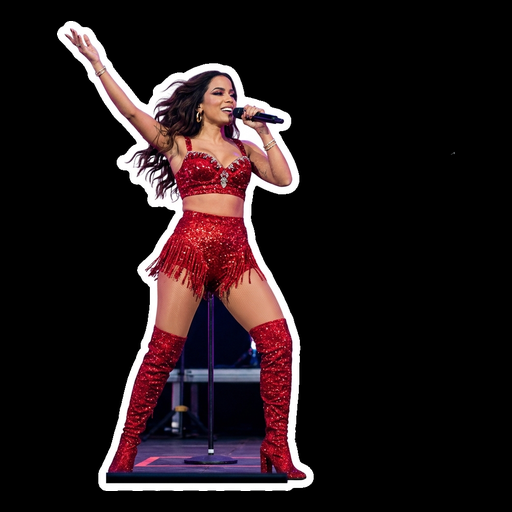
#> input picture test_anitta_clean.png, 512 x 512 px; its folder holds only this picture in this run
$ python -i build_full_realistic_cdn.py   (imports and definitions only)
#> lines starting #> are read from the running program, lines starting #| are printed output that depends on the picture; after the words box and inside, x2 and y2 are one past the last pixel; in counts of white or black regions, pixels touching at a corner belong together
import os
import glob
import math
import cv2
import numpy as np
from PIL import Image, ImageDraw, ImageFont, ImageFilter

PACKS_BASE_DIR = os.path.join(os.path.dirname(os.path.dirname(__file__)), 'sticker-cdn', 'packs')
ARTIFACT_DIR = r"C:\Users\hafiz\.gemini\antigravity\brain\155c14f7-ae73-45ec-aea2-1650736196e2"

# [23 lines left out: functions get_font, draw_text_centered, not called in this run]

def extract_transparent_sticker(img_path):
    """Accurately cuts out the subject & white border and makes outer checkerboard 100% transparent."""
#> called with img_path = '../test_anitta_clean.png'
    bgr = cv2.imread(img_path)
#> bgr is the input picture: shape (512, 512, 3); mean B, G, R 24.4, 22.3, 33.4
    if bgr is None:
        raise ValueError("Cannot open " + img_path)

    hsv = cv2.cvtColor(bgr, cv2.COLOR_BGR2HSV)
#> hsv: shape (512, 512, 3); mean H, S, V 25.2, 35.1, 34.9
    sat = hsv[:, :, 1]
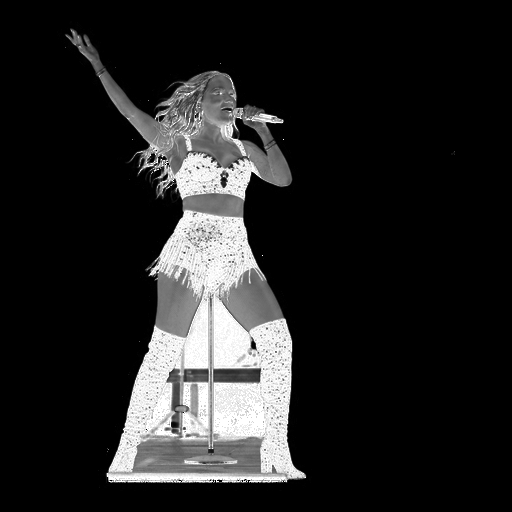
#> sat: shape (512, 512); min 0, max 255, mean 35.1
    val = hsv[:, :, 2]
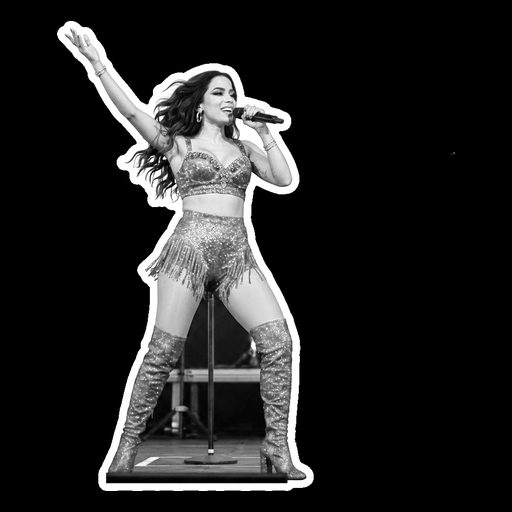
#> val: shape (512, 512); min 0, max 255, mean 34.9

    # Foreground regions have saturation > 15 OR luminance < 200 (dark clothing/hair)
    color_mask = (sat > 14).astype(np.uint8) * 255
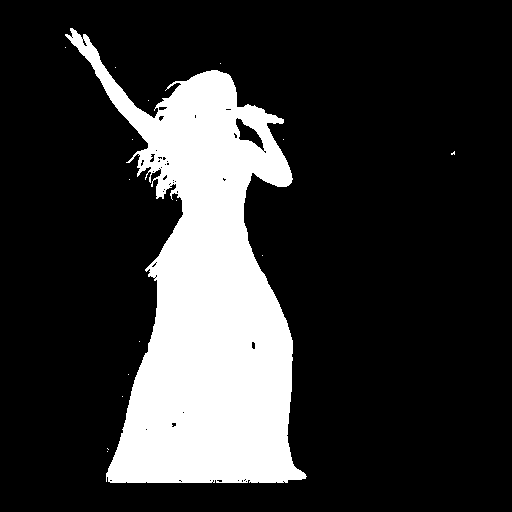
#> color_mask: shape (512, 512); 20.1% white; 16 white regions (15 under 20 px), largest, box (x1, y1, x2, y2) and area: (65, 28, 307, 483) 52686
    dark_mask = (val < 190).astype(np.uint8) * 255
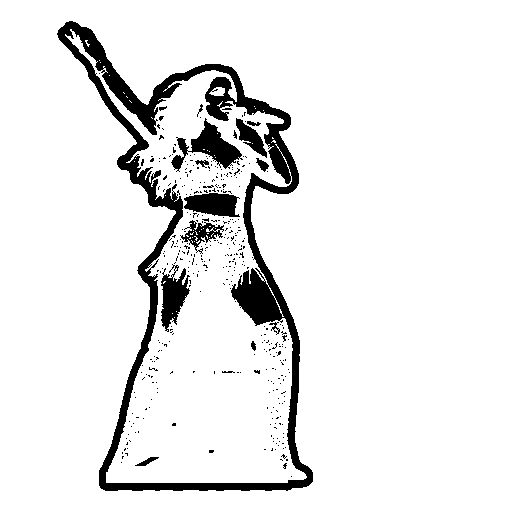
#> dark_mask: shape (512, 512); 91.6% white; 384 black regions (369 under 20 px), largest, box (x1, y1, x2, y2) and area: (57, 21, 313, 491) 16072, (171, 118, 243, 172) 1395, (161, 264, 190, 332) 1062
    fg_initial = cv2.bitwise_or(color_mask, dark_mask)
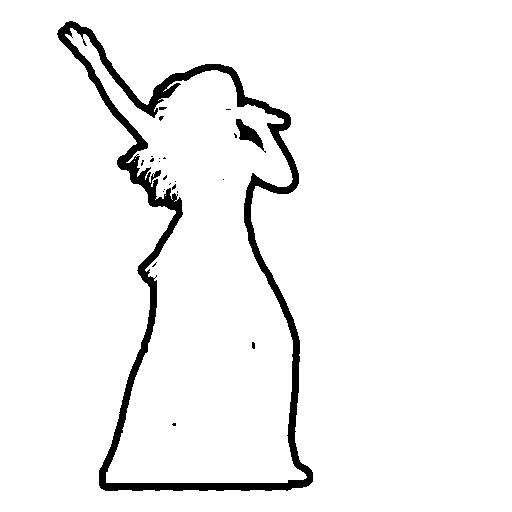
#> fg_initial: shape (512, 512); 95.4% white; 23 black regions (20 under 20 px), largest, box (x1, y1, x2, y2) and area: (57, 21, 313, 491) 11555, (236, 119, 266, 153) 357, (159, 107, 167, 110) 20

    # Dilate by 35px to capture the white die-cut border cleanly
    kernel = cv2.getStructuringElement(cv2.MORPH_ELLIPSE, (35, 35))
    dilated = cv2.dilate(fg_initial, kernel, iterations=2)
#> dilated: shape (512, 512); every value is 255

    contours, _ = cv2.findContours(dilated, cv2.RETR_EXTERNAL, cv2.CHAIN_APPROX_SIMPLE)
#> contours = [[[0, 0], [0, 511], [511, 511], [511, 0]]]
    if not contours:
        return Image.open(img_path).convert('RGBA')

    main_contour = max(contours, key=cv2.contourArea)
#> main_contour = [[0, 0], [0, 511], [511, 511], [511, 0]]
    mask = np.zeros(sat.shape, dtype=np.uint8)
    cv2.drawContours(mask, [main_contour], -1, 255, thickness=cv2.FILLED)

    mask_pil = Image.fromarray(mask).filter(ImageFilter.GaussianBlur(radius=2))
    mask_arr = np.array(mask_pil)

    rgba = cv2.cvtColor(bgr, cv2.COLOR_BGR2BGRA)
    rgba[:, :, 3] = mask_arr

    pil_img = Image.fromarray(cv2.cvtColor(rgba, cv2.COLOR_BGRA2RGBA))
    bbox = pil_img.getbbox()
#> bbox = (0, 0, 512, 512)
    if bbox:
        pil_img = pil_img.crop(bbox)

    return pil_img

# [71 lines left out: functions save_static_sticker, save_animated_sticker, save_tray_icon, not called in this run]

# [1 line not run here, left out]

>>> result = extract_transparent_sticker('../test_anitta_clean.png')
